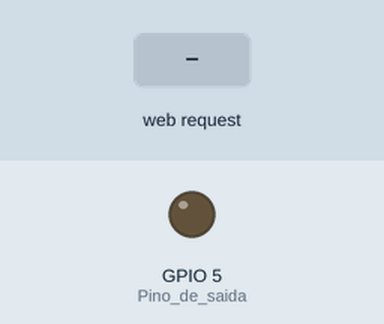
This sketch was run on a simulated ESP32. Shown: output pins drawn as LEDs (lit = HIGH). The test bench sets the inputs (shaded band). WiFi joins after 1.5 s; servers stay silent unless stated; what the sketch prints to the serial monitor is not drawn.

Above: at 2.7 s.
2.8 s: HTTP request GET /H received
At 4.0 s:
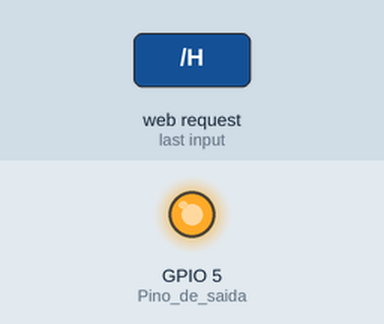
4.3 s: HTTP request GET /L received
At 5.2 s:
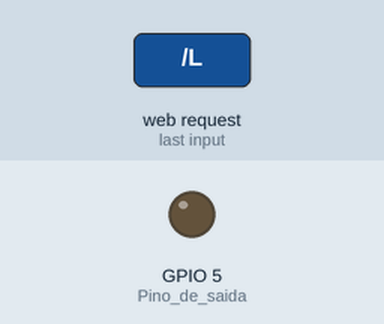
Timing chart, 0 to 7.3 s (numbered marks = the images above; inputs shaded):
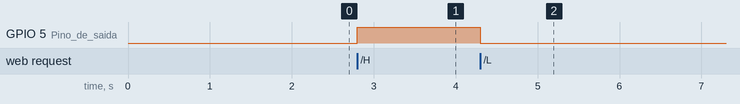

Measured:
- after the input at 2.8 s, GPIO 5 (Pino_de_saida): LOW → HIGH at once
- after the input at 4.3 s, GPIO 5 (Pino_de_saida): HIGH → LOW at once

The sketch:

Esp32-WiFiServer-PaginaWEB.ino
```cpp
//Inclui a biblioteca wifi
#include <WiFi.h>

//Avisa que sera uma constante que não mudara de valor
const char* ssid     = "Nome da sua rede wifi";
const char* password = "senha";

//Porta a ser conectado
WiFiServer server(80);

void setup()
{
    Serial.begin(115200);
    pinMode(5, OUTPUT);      // Pino de saida

    delay(10);

    // Codigo para conexão do wifi

    Serial.println();
    Serial.println();
    Serial.print("Connecting to ");
    Serial.println(ssid);

    WiFi.begin(ssid, password);

    while (WiFi.status() != WL_CONNECTED) {
        delay(500);
        Serial.print(".");
    }

    Serial.println("");
    Serial.println("WiFi conectando....");
    Serial.println("Endereço de IP: ");
    Serial.println(WiFi.localIP());

    server.begin();

}

//valor recebe 0 de inicio
int value = 0;

void loop(){
 WiFiClient client = server.available();   // lista quantos clientes tem conectado

  if (client) {                             // se houver cliente conectado,
    Serial.println("Novo Cliente.");           // Mostra o endereço do cliente
    String currentLine = "";                // Esta string recebe os dados do cliente
    while (client.connected()) {            // Enquanto o cliente estiver conectado
      if (client.available()) {             // se houver atividade do cliente,
        char c = client.read();             // Salva os bytes do cliente
        Serial.write(c);                    // escreve no monitor
        if (c == '\n') {                    // pula a linha para um novo caracter

          // se a linha for == 0, faz a inicalização do servidor http.
          // Se o cliente fizer alguma requisição
          if (currentLine.length() == 0) {
            // verifica se o dado é 0, e começa o codigo (e.g. HTTP/1.1 200 OK)
            client.println("HTTP/1.1 200 OK");
            client.println("Content-type:text/html"); //Tipo de texto a ser escrito
            client.println();

            // Comandos em html a serem exibidos:
            client.print("<!DOCTYPE html>");
            client.print("<html lang=\"pt-br\">");
            client.print("<head>");
            client.println("<meta charset=\"UTF-8\">");
            client.println("<meta http-equiv=\"X-UA-Compatible\" content=\"/IE=edge\">");
            client.println("<meta name=\"viewport\" content=\"width=device-width, initial-scale=1.0\">");
            client.print("<title>Automação IoT</title>");
            client.print("<link rel=\"stylesheet\" href=\"https://cdn.jsdelivr.net/npm/bootstrap@4.4.1/dist/css/bootstrap.min.css\" integrity=\"sha384-Vkoo8x4CGsO3+Hhxv8T/Q5PaXtkKtu6ug5TOeNV6gBiFeWPGFN9MuhOf23Q9Ifjh\" crossorigin=\"anonymous\">");
            client.print("</head>");
            client.print("<body class=\"bg-secondary h-100\">");
            client.print("<div class=\"container bg-dark border rounded mt-3 border-white\">");
            client.print("<div class=\"text-center text-white\">");
            client.print("<h1>Controle de Automação IoT</h1>");
            client.print("</div>");
            client.print("</div>");
            client.print("<div class=\"container\">");
            client.print("<div class=\"row justify-content-center\">");
            client.print("<a href=\"/H\" class=\"/col-md-5 m-1 col-sm-10 bg-success p-5 text-white text-center rounded border-white\">");
            client.print("<strong>Liga</strong>");
            client.print("</a>");
            client.print("<a href=\"/L\" class=\"/col-md-5 m-1 col-sm-10 bg-danger p-5 text-white text-center rounded border-w\">");
            client.print("<strong>Desliga</strong> ");
            client.print("</a>");
            client.print("</div>");
            client.print("</div>");
            client.print("<footer class=\"footer navbar-fixed-bottom \">");
            client.print("<div class= \"container text-center text-white\">");
            client.print("<p><strong><i>Desenvolvido por Cesar Reis</i></strong></p> ");
            client.print("</div>");
            client.print("</footer>");
            client.print("</body>");
            client.print("</html>");


            // se houver respostra, faz o fim do servidor:
            client.println();
            // break out of the while loop:
            break;
          } else {    // se houver uma nova linha:
            currentLine = "";
          }
        } else if (c != '\r') {  //se a linha for diferente de r, adiciona +1 linha,
          currentLine += c;      // add it to the end of the currentLine
        }

        // Vai receber ou liga ou desliga:
        if (currentLine.endsWith("GET /H")) {
          digitalWrite(5, HIGH);               // recebe H de HIGH/liga
        }
        if (currentLine.endsWith("GET /L")) {
          digitalWrite(5, LOW);                // recebe L de LOW/desliga
        }
      }
    }
    // fecha a conexão
    client.stop();
    Serial.println("Cliente Desconectado da IOT.");
  }
}
```
